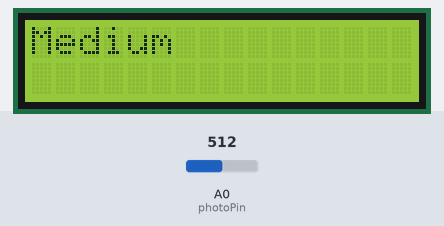
The sketch below on a simulated Arduino Uno, built with avr-gcc and run on an emulated ATmega328P. Shown: 16×2 character LCD. Inputs (shaded band) come from the test bench; at power-on: A0 (photoPin) = 512. What the sketch prints to the serial monitor is not drawn.

Above: at 1.2 s.
1.3 s: A0 (photoPin) set to 104
At 2.2 s:
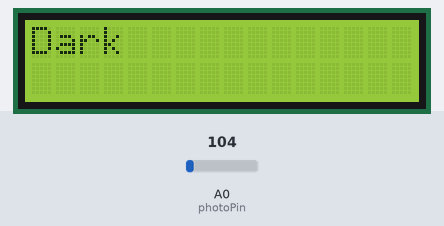
2.8 s: A0 (photoPin) set to 90
4.3 s: A0 (photoPin) set to 210
At 5.1 s:
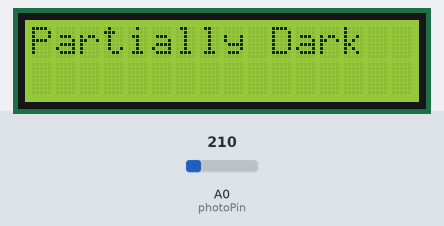
5.8 s: A0 (photoPin) set to 986
At 7.0 s:
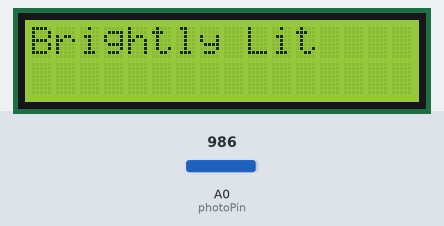
7.3 s: A0 (photoPin) set to 1010
10.3 s: A0 (photoPin) set to 716
At 11.6 s:
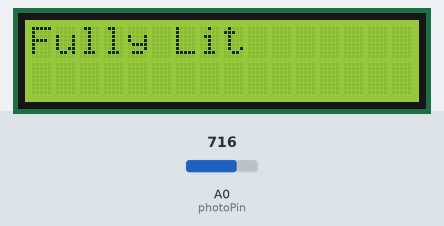
Timing chart, 0 to 12.8 s (numbered marks = the images above; inputs shaded):
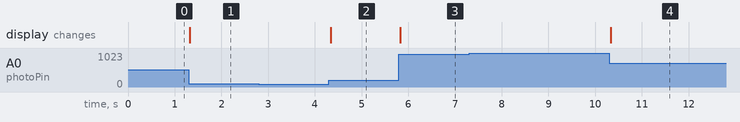

Measured:
- after the input at 1.3 s, the display: changes at once (image 1)
- after the input at 2.8 s, every drawn part: stays the same
- after the input at 4.3 s, the display: changes at once (image 2)
- after the input at 5.8 s, the display: changes at once (image 3)
- after the input at 7.3 s, every drawn part: stays the same
- after the input at 10.3 s, the display: changes at once (image 4)

The sketch:

slave3.ino
```cpp
#include <LiquidCrystal.h>
#include <Wire.h>

// Pin configuration for the photoresistor and LCD
int photoPin = A0; // Photoresistor is connected to analog pin A0
const int rs = 12, en = 11, d4 = 10, d5 = 9, d6 = 8, d7 = 7; // LCD pins

// Initialize the LCD (16x2) with the appropriate pins
LiquidCrystal lcd(rs, en, d4, d5, d6, d7);

// Variables for light sensor and time tracking
int lightRaw; // Stores the raw reading from the photoresistor
long previousMillis = 0; // Tracks time for display updates
const long interval = 1000; // Interval to update display (1 second)
const int MASTER_ADDRESS = 7; // Master device I2C address

void setup() {
  // Initialize the LCD
  lcd.begin(16, 2);

  // Start serial communication for debugging
  Serial.begin(9600);

  // Initialize I2C as a slave device
  Wire.begin(10); // Set slave address to 10

  // Define the behavior when the master requests data
  Wire.onRequest(requestEvent);
}

void loop() {
  // Read the value from the photoresistor
  lightRaw = analogRead(photoPin);

  // Debugging: Print the raw light value to the Serial monitor
  Serial.print("Light raw value: ");
  Serial.println(lightRaw);

  // Display the light level text on the LCD
  displayLightLevel(lightRaw);

}

// Function to display the light level on the first line of the LCD
void displayLightLevel(int lightRaw) {
  lcd.setCursor(0, 0); // Set cursor to the top line of the LCD

  // Determine the light level based on thresholds and display a message
  if (lightRaw <= 200) {
    lcd.print("Dark           "); // Pad with spaces to clear previous text
  } else if (lightRaw > 200 && lightRaw <= 400) {
    lcd.print("Partially Dark ");
  } else if (lightRaw > 400 && lightRaw <= 600) {
    lcd.print("Medium         ");
  } else if (lightRaw > 600 && lightRaw <= 720) {
    lcd.print("Fully Lit      ");
  } else {
    lcd.print("Brightly Lit   ");
  }
}

// I2C request event handler: sends the lightRaw value to the master device
void requestEvent() {
  Serial.println("Got request"); // Debugging: log that a request was received

  uint8_t dataBuffer[sizeof(lightRaw)]; // Create a buffer to hold the lightRaw value
  memcpy(dataBuffer, &lightRaw, sizeof(lightRaw)); // Copy lightRaw into the buffer

  Wire.write(dataBuffer, sizeof(dataBuffer)); // Send the buffer via I2C

  // Debugging: confirm the sent value
  Serial.print("Sent lightRaw value: ");
  Serial.println(lightRaw);
}
```
